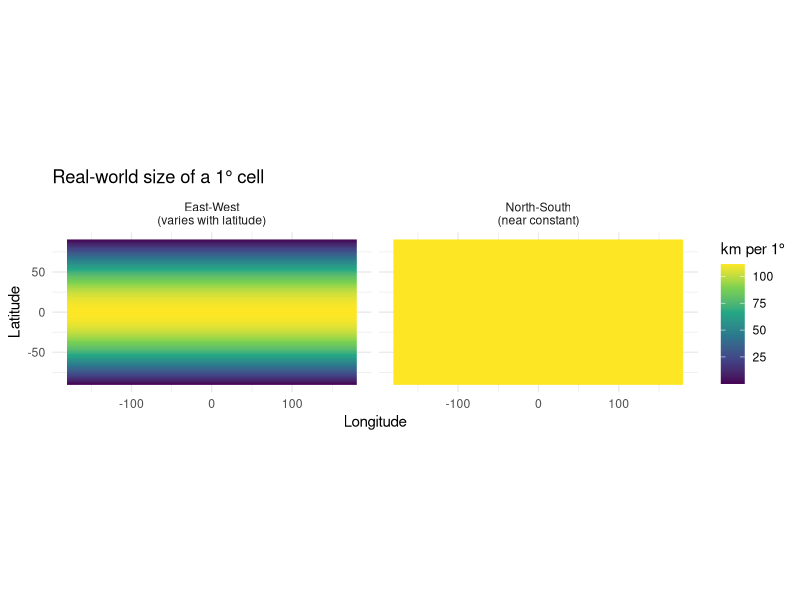
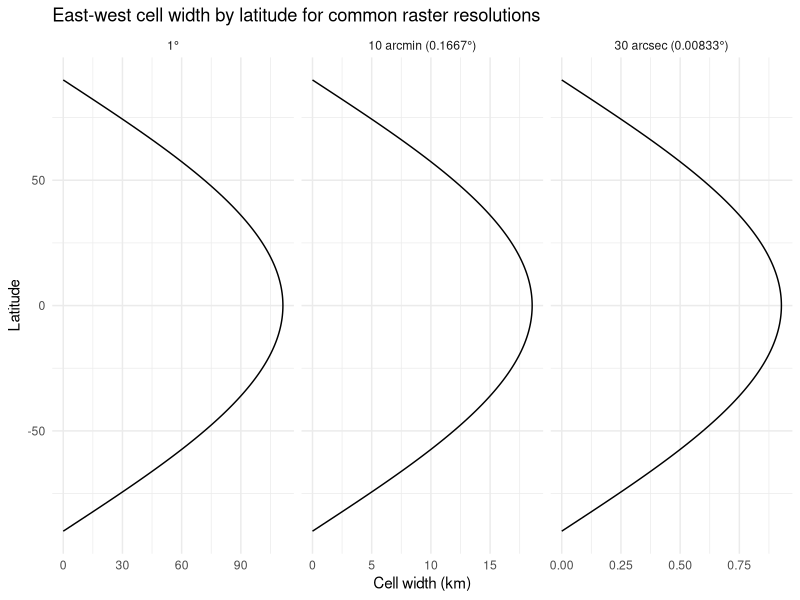
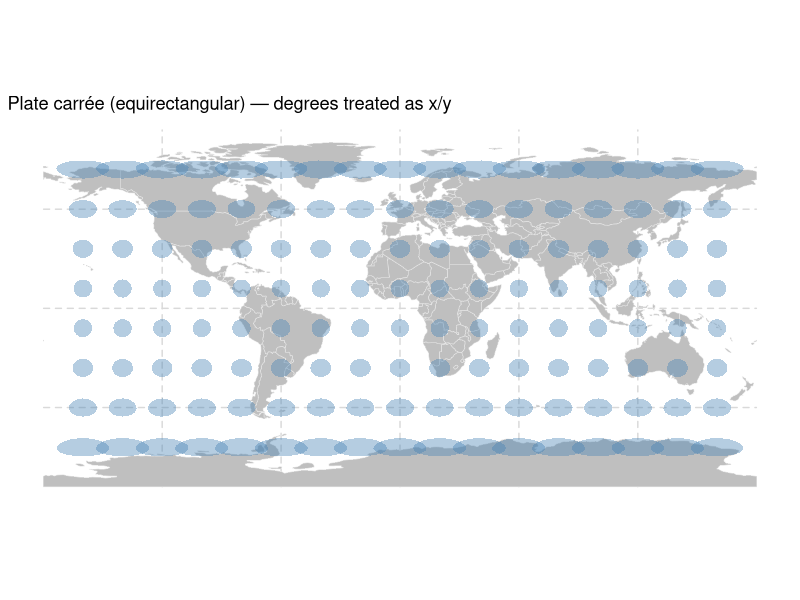
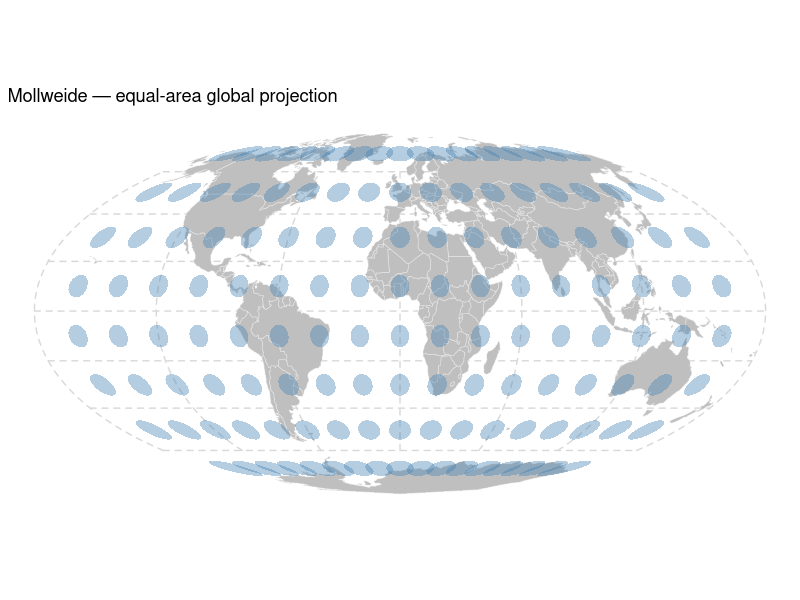
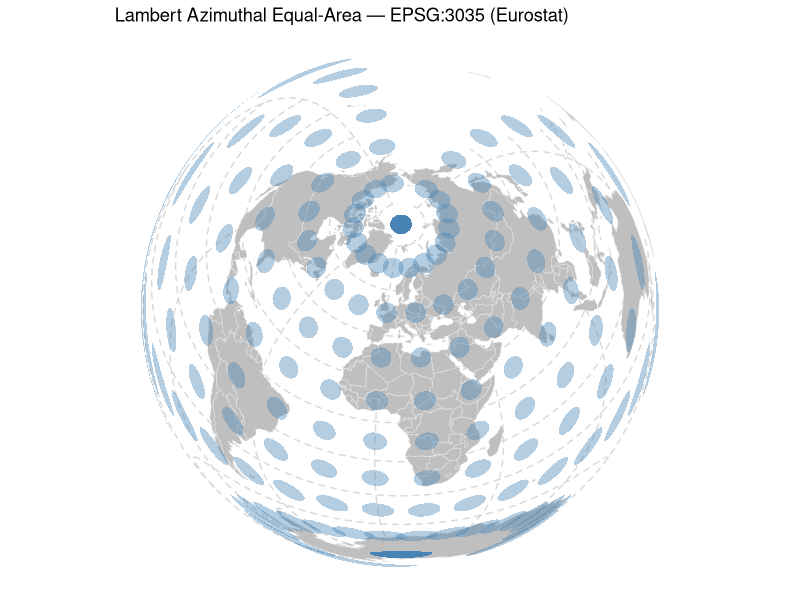
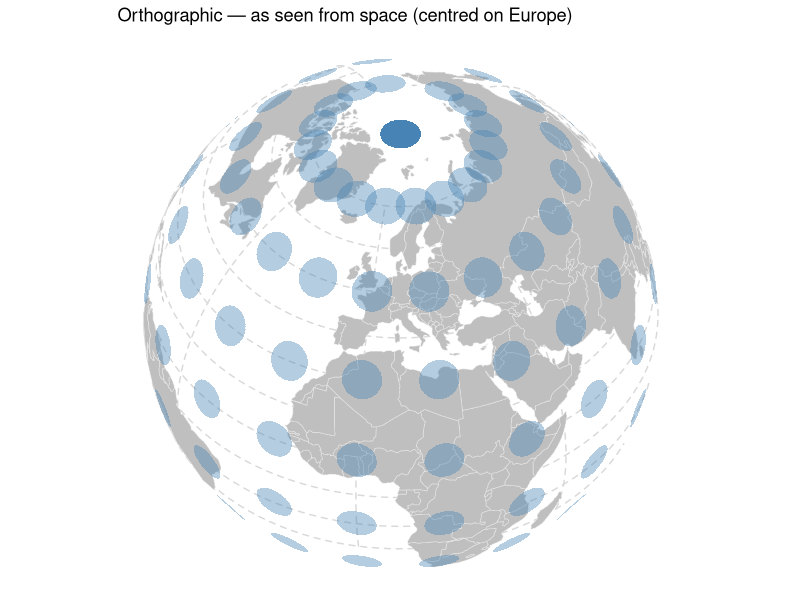
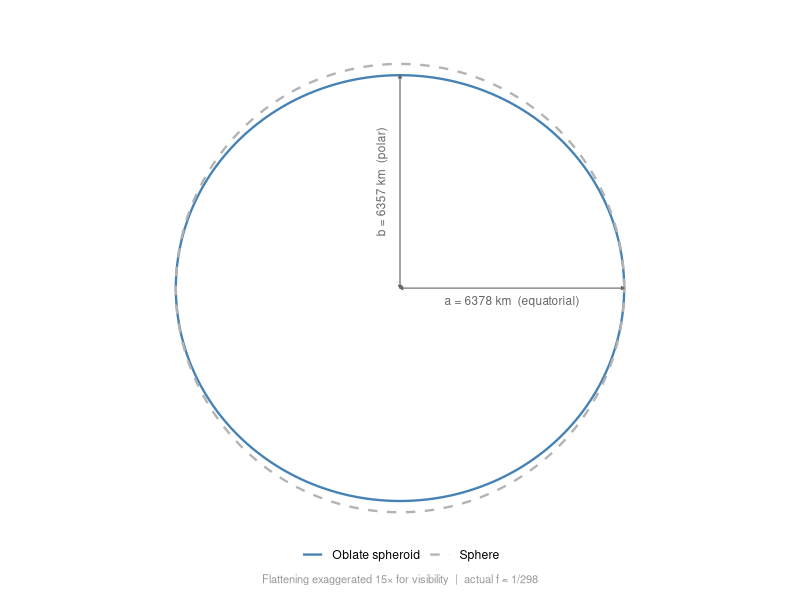
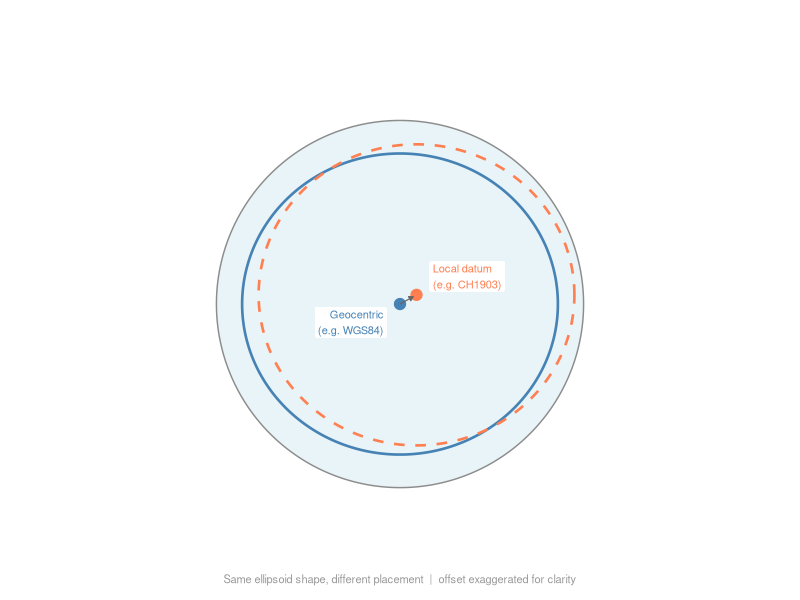

Generate these figures, in order, with R: (Note: this script raises an error after producing the figures.)
library(sf)
library(ggplot2)
library(dplyr)
library(tidyr)
library(tibble)
library(rnaturalearth)
library(rnaturalearthdata)


# Oblate spheroid ---------------------------------------------------------
# The Earth is not a sphere — it is slightly flattened at the poles.
# Equatorial radius a > polar radius b; flattening f = (a-b)/a ≈ 1/298.
# The actual difference is ~21 km on a radius of ~6378 km, so it is nearly
# invisible at true scale. We exaggerate the flattening for visual clarity.

a <- 6378.137 # equatorial radius (km)
b <- 6356.752 # polar radius (km)
f <- (a - b) / a # actual flattening ≈ 1/298.257

exag <- 15
b_vis <- a * (1 - exag * f) # exaggerated polar radius for plotting
theta <- seq(0, 2 * pi, length.out = 1000)

p <- bind_rows(
  tibble(x = a * cos(theta), y = a * sin(theta), shape = "Sphere"),
  tibble(
    x = a * cos(theta),
    y = b_vis * sin(theta),
    shape = "Oblate spheroid"
  )
) |>
  ggplot(aes(x, y, colour = shape, linetype = shape)) +
  geom_path(linewidth = 0.8) +
  scale_colour_manual(
    values = c("Sphere" = "grey70", "Oblate spheroid" = "steelblue")
  ) +
  scale_linetype_manual(
    values = c("Sphere" = "dashed", "Oblate spheroid" = "solid")
  ) +
  annotate(
    "segment",
    x = 0,
    xend = a,
    y = 0,
    yend = 0,
    colour = "grey40",
    linewidth = 0.4,
    arrow = arrow(ends = "both", length = unit(0.08, "cm"), type = "closed")
  ) +
  annotate(
    "text",
    x = a / 2,
    y = -350,
    label = paste0("a = ", round(a), " km  (equatorial)"),
    size = 3,
    colour = "grey40"
  ) +
  annotate(
    "segment",
    x = 0,
    xend = 0,
    y = 0,
    yend = b_vis,
    colour = "grey40",
    linewidth = 0.4,
    arrow = arrow(ends = "both", length = unit(0.08, "cm"), type = "closed")
  ) +
  annotate(
    "text",
    x = -550,
    y = b_vis / 2,
    label = paste0("b = ", round(b), " km  (polar)"),
    size = 3,
    colour = "grey40",
    angle = 90
  ) +
  labs(
    colour = NULL,
    linetype = NULL,
    caption = paste0(
      "Flattening exaggerated ",
      exag,
      "\u00d7 for visibility  |  actual f \u2248 1/298"
    )
  ) +
  coord_equal() +
  theme_void() +
  theme(
    legend.position = "bottom",
    plot.caption = element_text(colour = "grey60", size = 8, hjust = 0.5),
    plot.margin = margin(30, 30, 10, 30)
  )


ggsave(
  "public/Introduction/oblate-spheroid.png",
  p,
  width = 6,
  height = 6,
  dpi = 150,
  bg = "white"
)


# Datum positioning --------------------------------------------------------
# A datum positions the ellipsoid in 3D space relative to the real Earth.
# Same ellipsoid shape, two different placements:
#   Blue (solid)   = geocentric datum (WGS84): centred at Earth's centre of mass
#   Coral (dashed) = local datum (CH1903): origin offset to best fit a region

R_e <- 1.00 # normalised "real Earth" radius
a_e <- 0.86 # ellipsoid equatorial radius (normalised)
b_e <- 0.82 # ellipsoid polar radius (normalised, slightly flattened)

ox <- 0.09 # local datum x-offset (exaggerated)
oy <- 0.05 # local datum y-offset (exaggerated)

theta <- seq(0, 2 * pi, length.out = 500)

earth_outline <- tibble(x = R_e * cos(theta), y = R_e * sin(theta))
ell_geo <- tibble(x = a_e * cos(theta), y = b_e * sin(theta))
ell_local <- tibble(x = ox + a_e * cos(theta), y = oy + b_e * sin(theta))

datum_plot <- ggplot() +
  geom_polygon(
    data = earth_outline,
    aes(x, y),
    fill = "#e8f4f8",
    colour = "grey55",
    linewidth = 0.5
  ) +
  geom_path(data = ell_geo, aes(x, y), colour = "steelblue", linewidth = 0.9) +
  geom_path(
    data = ell_local,
    aes(x, y),
    colour = "coral",
    linewidth = 0.9,
    linetype = "dashed"
  ) +
  # Origins
  annotate("point", x = 0, y = 0, size = 3.5, colour = "steelblue") +
  annotate("point", x = ox, y = oy, size = 3.5, colour = "coral") +
  # Offset arrow between origins
  annotate(
    "segment",
    x = 0,
    xend = ox * 0.8,
    y = 0,
    yend = oy * 0.8,
    colour = "grey40",
    linewidth = 0.4,
    arrow = arrow(length = unit(0.12, "cm"), type = "closed")
  ) +
  # Labels
  annotate(
    "label",
    x = -0.07,
    y = -0.10,
    label = "Geocentric\n(e.g. WGS84)",
    size = 2.8,
    colour = "steelblue",
    fill = "white",
    label.size = 0,
    hjust = 1,
    lineheight = 1.2
  ) +
  annotate(
    "label",
    x = ox + 0.07,
    y = oy + 0.10,
    label = "Local datum\n(e.g. CH1903)",
    size = 2.8,
    colour = "coral",
    fill = "white",
    label.size = 0,
    hjust = 0,
    lineheight = 1.2
  ) +
  labs(
    caption = "Same ellipsoid shape, different placement  |  offset exaggerated for clarity"
  ) +
  coord_equal(xlim = c(-1.3, 1.3), ylim = c(-1.3, 1.3)) +
  theme_void() +
  theme(
    plot.caption = element_text(colour = "grey60", size = 8, hjust = 0.5),
    plot.margin = margin(30, 30, 10, 30)
  )

ggsave(
  "public/Introduction/datum-positioning.png",
  datum_plot,
  width = 6,
  height = 6,
  dpi = 150,
  bg = "white"
)


# Part 1: Degrees to Metres -----------------------------------------------

# Geographic coordinates (lat/lon) are in degrees, not metres.
# 1° of latitude is always ≈ 111 km.
# 1° of longitude shrinks toward the poles:
#
#   km per 1° longitude = 40075 * cos(latitude) / 360

km_per_deg_lon <- function(lat_deg) {
  40075 * cos(lat_deg * pi / 180) / 360
}

km_per_deg_lon(c(0, 45, 47, 80, 90))


# Arc-seconds to decimal degrees:
#   decimal_deg = degrees + minutes/60 + seconds/3600
#
# Common raster resolutions:
#   30 arcsec  = 0.00833°  → cell height ~0.93 km, width at 47°N ~0.63 km
#   10 arcmin  = 0.16667°  → cell height ~18.5 km, width at 47°N ~12.7 km
#   1 degree   = 1°        → cell height ~111 km,  width at 47°N ~76 km

# Haversine distance -------------------------------------------------------
# Great-circle distance between two points (in metres).
# Defaults: distance of 1° east at the given latitude (east-west width of a 1° cell).

haversine_distance <- function(
  lon1,
  lat1,
  lon2 = lon1 + 1, # default: 1° east
  lat2 = lat1 # default: same latitude
) {
  R <- 6378.137 # Earth radius in km
  dlat <- (lat2 - lat1) * pi / 180
  dlon <- (lon2 - lon1) * pi / 180
  a <- sin(dlat / 2)^2 +
    cos(lat1 * pi / 180) * cos(lat2 * pi / 180) * sin(dlon / 2)^2
  2 * atan2(sqrt(a), sqrt(1 - a)) * R * 1000 # metres
}

# Width of a 10-arcminute raster cell at 47°N (Zurich):
haversine_distance(0, 47) * (10 / 60)


# Experiment 1: Real-world size of a 1° cell ------------------------------
# East-west width varies strongly with latitude; north-south height is near-constant.

expand.grid(lat = seq(-90, 90, 1), lon = seq(-180, 180, 1)) |>
  mutate(
    `East-West\n(varies with latitude)` = haversine_distance(
      lon,
      lat,
      lon + 1,
      lat
    ),
    `North-South\n(near constant)` = haversine_distance(lon, lat, lon, lat + 1)
  ) |>
  pivot_longer(
    c(starts_with("East"), starts_with("North")),
    names_to = "direction",
    values_to = "metres"
  ) |>
  ggplot(aes(lon, lat, fill = metres / 1000)) +
  geom_raster() +
  scale_fill_viridis_c(name = "km per 1°") +
  facet_wrap(~direction) +
  labs(
    title = "Real-world size of a 1° cell",
    x = "Longitude",
    y = "Latitude"
  ) +
  coord_equal() +
  theme_minimal()


# 1° longitude width in km by latitude ------------------------------------
# Saved as a slide figure to replace the table on the Degrees to Metres slide.

lon_by_lat <- tibble(lat = seq(-90, 90, 0.5)) |>
  mutate(km = cos(lat * pi / 180) * 40075 / 360)

refs <- tibble(
  lat = c(-33, 0, 47, 59.3, 64, 90),
  label = c(
    "33°S (Cape Town)",
    "0° (equator)",
    "47°N (Zürich)",
    "59°N (Stockholm)",
    "64°N (Reykjavík)",
    "90° (pole)"
  )
) |>
  mutate(
    km = cos(lat * pi / 180) * 40075 / 360,
    label = paste0(label, " — ", round(km), " km")
  )

lon_km_plot <- ggplot(lon_by_lat, aes(x = km, y = lat)) +
  geom_path(colour = "steelblue", linewidth = 0.9) +
  geom_segment(
    data = refs,
    aes(x = 0, xend = km, y = lat, yend = lat),
    colour = "grey75",
    linewidth = 0.35,
    linetype = "dotted"
  ) +
  geom_point(
    data = refs,
    aes(x = km, y = lat),
    colour = "steelblue",
    size = 2.5
  ) +
  geom_text(
    data = refs,
    aes(x = km + 3, y = lat, label = label),
    hjust = 0,
    size = 2.8,
    colour = "grey30"
  ) +
  scale_y_continuous(
    breaks = seq(-90, 90, 30),
    labels = \(x) {
      ifelse(x == 0, "0°", paste0(abs(x), "°", ifelse(x > 0, "N", "S")))
    }
  ) +
  scale_x_continuous(limits = c(0, 160)) +
  labs(
    x = "km per 1° longitude",
    y = NULL,
    caption = "Spherical approximation — 40 075 × cos(φ) / 360"
  ) +
  theme_minimal() +
  theme(
    panel.grid.minor = element_blank(),
    plot.caption = element_text(colour = "grey60", size = 7.5, hjust = 0.5)
  )

ggsave(
  "public/Introduction/lon-km-by-lat.png",
  lon_km_plot,
  width = 6,
  height = 7,
  dpi = 150,
  bg = "white"
)


# Experiment 2: Raster resolution in context -------------------------------
# How wide is a raster cell (in km) at each latitude for three common resolutions?

tribble(
  ~resolution            , ~deg      ,
  "1°"                   ,         1 ,
  "10 arcmin (0.1667°)"  , 10 / 60   ,
  "30 arcsec (0.00833°)" , 30 / 3600
) |>
  mutate(resolution = factor(resolution, levels = resolution)) |>
  crossing(lat = seq(-90, 90, 1)) |>
  mutate(km = haversine_distance(0, lat) * deg / 1000) |>
  ggplot(aes(km, lat)) +
  geom_path() +
  facet_wrap(~resolution, scales = "free_x") +
  labs(
    title = "East-west cell width by latitude for common raster resolutions",
    x = "Cell width (km)",
    y = "Latitude"
  ) +
  theme_minimal()


# Part 2: Projection Distortion -------------------------------------------
# All projections distort the Earth. The question is *what* they distort:
#   Conformal  (e.g. Mercator):  preserves local angles/shape — distorts area
#   Equal-area (e.g. Mollweide): preserves area — distorts shape
#   Equidistant:                 preserves distances from a reference point
#
# Plate carrée (equirectangular): what you get when degrees are treated as x/y pixels.
# This is what EPSG:4326 looks like when rendered naively on screen.

# Setup: equal-area circles ------------------------------------------------
# 500 km circles at a regular grid. Same real-world size everywhere —
# any visual difference between projections is pure distortion.
# sf uses S2 for geographic CRS, so st_buffer() gives correct geodesic circles.

world <- ne_countries(returnclass = "sf")

grid_pts <- expand.grid(lon = seq(-180, 180, 20), lat = seq(-90, 90, 20)) |>
  st_as_sf(coords = c("lon", "lat"), crs = 4326, remove = FALSE)

circles <- st_buffer(grid_pts, dist = 500e3) |>
  filter(abs(lon) != 180) # remove circles at ±180° to avoid date-line artefacts

base_map <- ggplot() +
  geom_sf(data = world, fill = "grey75", colour = "grey90", linewidth = 0.2) +
  geom_sf(data = circles, fill = "steelblue", alpha = 0.4, colour = NA) +
  theme_minimal() +
  theme(panel.grid = element_line(colour = "grey85", linetype = 2))


# Plate carrée — the implicit default --------------------------------------
base_map +
  labs(title = "Plate carrée (equirectangular) — degrees treated as x/y")

# Mollweide — equal-area ---------------------------------------------------
base_map +
  coord_sf(crs = "+proj=moll") +
  labs(title = "Mollweide — equal-area global projection")

# LAEA Europe (EPSG:3035) --------------------------------------------------
base_map +
  coord_sf(crs = st_crs(3035)) +
  labs(title = "Lambert Azimuthal Equal-Area — EPSG:3035 (Eurostat)")

# Orthographic — the globe from space --------------------------------------
base_map +
  coord_sf(
    crs = "+proj=ortho +lat_0=45 +lon_0=10 +a=6371000 +b=6371000 +units=m +no_defs"
  ) +
  labs(title = "Orthographic — as seen from space (centred on Europe)")


# Plate carrée: world -------------------------------------------------------

base_map_no_circles <- ggplot() +
  geom_sf(data = world, fill = "grey75", colour = "grey90", linewidth = 0.2) +
  theme_minimal() +
  theme(panel.grid = element_line(colour = "grey85", linetype = 2))

ggsave(
  "public/Introduction/platecarre-world-circles.png",
  base_map,
  width = 10,
  height = 5.5,
  dpi = 150,
  bg = "white"
)

ggsave(
  "public/Introduction/platecarre-world.png",
  base_map_no_circles,
  width = 10,
  height = 5.5,
  dpi = 150,
  bg = "white"
)


# Plate carrée: Switzerland -------------------------------------------------
# At 47°N: 1° longitude ≈ 76 km, 1° latitude ≈ 111 km.
# Treating degrees as x/y stretches the shape east–west.

ch <- ne_countries(
  country = "Switzerland",
  scale = "medium",
  returnclass = "sf"
)
ch_cantons <- ne_states(country = "Switzerland", returnclass = "sf")

st_crs(ch_cantons) <- NA


int_lables <- \(x) {
  low <- ceiling(min(x))
  high <- floor(max(x))
  as.integer(seq(low, high, 1))
}

platecarre_ch <-
  ggplot() +
  geom_sf(
    data = ch_cantons,
    fill = "grey85",
    colour = "white",
    linewidth = 0.3
  ) +
  scale_x_continuous(breaks = int_lables) +
  scale_y_continuous(breaks = int_lables) +
  labs(x = "Longitude (°E)", y = "Latitude (°N)") +
  theme_minimal()

ggsave(
  "public/Introduction/platecarre-switzerland.png",
  platecarre_ch,
  width = 7,
  height = 5,
  dpi = 150,
  bg = "white"
)


# Experiment 3: Measuring in different CRS ---------------------------------
# The same geometry gives different (and sometimes wrong) results
# depending on which CRS is active and how arithmetic is done.

# --- 3a: Distance Zurich – Geneva ---

zurich_coords <- c(8.5417, 47.3769)
geneva_coords  <- c(6.1432, 46.2044)

# Naive: treat degree differences as if they were a distance
naive_dist <- sqrt(sum((zurich_coords - geneva_coords)^2))
cat("Naive degree arithmetic:       ", round(naive_dist, 3),
    "— no unit, meaningless\n")

zurich <- st_sfc(st_point(zurich_coords), crs = 4326)
geneva <- st_sfc(st_point(geneva_coords),  crs = 4326)

# sf uses ellipsoidal geometry on geographic CRS by default
cat("sf geographic CRS (ellipsoid): ", round(st_distance(zurich, geneva) / 1000, 1), "km\n")

# After projecting to LV95 — planar distance on projected CRS
zurich_lv95 <- st_transform(zurich, 2056)
geneva_lv95 <- st_transform(geneva, 2056)
cat("sf projected (LV95):           ", round(st_distance(zurich_lv95, geneva_lv95) / 1000, 1), "km\n")


# --- 3b: Area of Switzerland ---

switzerland <- ne_countries(country = "Switzerland", returnclass = "sf")

# Naive: bounding box extent in square degrees
bbox <- st_bbox(switzerland)
naive_area_deg2 <- (bbox["xmax"] - bbox["xmin"]) * (bbox["ymax"] - bbox["ymin"])
cat("\nNaive bbox (°²):                  ", round(naive_area_deg2, 2), "°² — meaningless\n")

# sf with s2 spherical geometry (default): correct even in geographic CRS
cat("sf geographic CRS (s2 on):        ",
    round(as.numeric(st_area(switzerland)) / 1e6), "km²\n")

# Disable s2: GEOS uses planar geometry on degrees → wrong answer
sf_use_s2(FALSE)
cat("sf geographic CRS (s2 off):       ",
    round(as.numeric(st_area(switzerland)) / 1e6), "km²\n")
sf_use_s2(TRUE)

# Project to LV95 first: planar geometry on a projected CRS is correct
switzerland_lv95 <- st_transform(switzerland, 2056)
cat("sf projected (LV95, EPSG:2056):   ",
    round(as.numeric(st_area(switzerland_lv95)) / 1e6), "km²\n")
cat("Known value:                      ~41 285 km²\n")


# Experiment 4: Choosing a projection for other regions --------------------
# For each region: pick an appropriate CRS and justify the choice.
# Key questions: what property must be preserved? what is the use case?

# --- Germany: national analysis ---
# UTM zone 32N (EPSG:25832) — conformal, metre-based, standard in German geodesy
germany <- ne_countries(country = "Germany", returnclass = "sf")

ggplot(st_transform(germany, 25832)) +
  geom_sf(fill = "grey85") +
  labs(
    title = "Germany — UTM zone 32N (EPSG:25832)",
    subtitle = "Conformal · metres · standard for German official data"
  ) +
  theme_minimal()

# --- Contiguous USA: thematic choropleth map ---
# Albers Equal-Area Conic (EPSG:5070) — preserves area, standard for US thematic maps
usa <- ne_countries(country = "United States of America", returnclass = "sf")

ggplot(st_transform(usa, 5070)) +
  geom_sf(fill = "grey85") +
  labs(
    title = "USA — Albers Equal-Area Conic (EPSG:5070)",
    subtitle = "Equal-area · correct relative sizes · standard for US thematic maps"
  ) +
  theme_minimal()

# --- World: global thematic map (e.g. deforestation, land cover) ---
# Equal Earth — equal-area pseudocylindrical, visually balanced
ggplot(st_transform(world, "+proj=eqearth")) +
  geom_sf(fill = "grey85", colour = "white", linewidth = 0.2) +
  labs(
    title = "World — Equal Earth projection",
    subtitle = "Equal-area pseudocylindrical · preserves relative country sizes"
  ) +
  theme_minimal()
